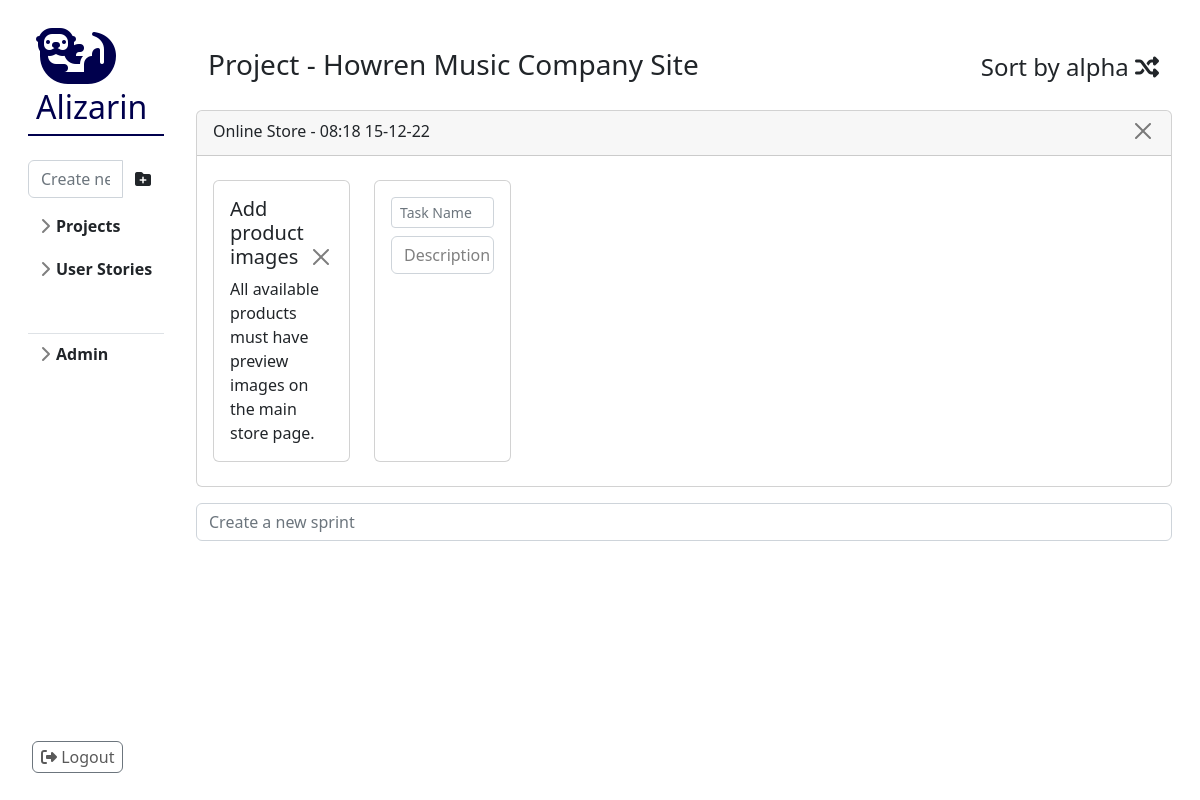
Screenshot of /project/1?sort=date (signed in) with the database file from the repository.
### src/model/project.py (models this page shows, shortened)
class Project(db.Model):
    __tablename__: str = "projects"
    project_id = db.Column(db.Integer, primary_key=True)
    name: str = db.Column(db.String(128))
    users = db.relationship('User', secondary='project_users', back_populates='projects')
    created_by_id = db.Column(db.Integer, db.ForeignKey("users.user_id"))
    created_by = db.relationship('User')
    sprints = db.relationship("Sprint", back_populates="project")
    stories = db.relationship("Story", back_populates="project")
    created_at: datetime = db.Column(DateTime, default=datetime.utcnow)

### src/model/sprint.py (models this page shows, shortened)
class Sprint(db.Model):
    __tablename__ = "sprints"
    sprint_id: int = db.Column(db.Integer, primary_key=True)
    name: str = db.Column(db.String(256))
    project_id = db.Column(db.Integer, db.ForeignKey("projects.project_id"))
    project = db.relationship("Project", back_populates="sprints")
    tasks = db.relationship("Task", back_populates="sprint")
    created_at: datetime = db.Column(DateTime, default=datetime.utcnow)

### src/model/task.py (models this page shows, shortened)
class Task(db.Model):
    task_id: int = db.Column(Integer, primary_key=True)
    name: str = db.Column(String(128))
    description: str = db.Column(String(512))
    sprint_id = db.Column(db.Integer, db.ForeignKey("sprints.sprint_id"))
    sprint = db.relationship("Sprint", back_populates="tasks")
    is_completed: bool = db.Column(db.Boolean())
    created_at: datetime = db.Column(DateTime, default=datetime.utcnow)
    __tablename__ = "tasks"

### app.py (the view)
@app.route('/project', methods=['POST', 'GET'])
@app.route('/project/<project_id>', methods=['POST', 'GET'])
def project(project_id=None):
    sort_fn = lambda sprint: sprint.name
    next_sort = 'date'
    reverse = False
    if 'sort' in request.args and request.args.get('sort') == 'date':
        sort_fn = lambda sprint: sprint.created_at
        reverse = True
        next_sort = 'alpha'
    if 'sort' in request.args and request.args.get('sort') == 'alpha':
        sort_fn = lambda sprint: sprint.name
        reverse = False
        next_sort = 'date'
    user = db.session.query(User).filter_by(user_id=session.get('user_id')).one()
    active_project = None
    is_owner = False
    if project_id is not None:
        active_project = db.session.query(Project).filter_by(project_id=project_id).one()
        active_project.sprints.sort(key=sort_fn, reverse=reverse)
        is_owner = (active_project.created_by.user_id == user.user_id)
    elif len(user.projects) != 0:
        return redirect(url_for('project', project_id=user.projects[0].project_id))
    project_form = ProjectForm()
    sprint_form = SprintForm()
    task_form = TaskForm()
    return render_template("app/project.html", next_sort=next_sort,
                           project_form=project_form,
                           sprint_form=sprint_form,
                           task_form=task_form,
                           projects=user.projects, active_project=active_project, is_owner=is_owner)

### src/form.py
class ProjectForm(FlaskForm):
    class Meta:
        csrf = False
    name = StringField('Project name', validators=[Length(1, 32)])
    submit = SubmitField('Create project')

class SprintForm(FlaskForm):
    class Meta:
        csrf = False
    name = StringField('Sprint name', validators=[Length(1, 32)])
    submit = SubmitField('Create sprint')

### app.py (called while the page is built)
@app.template_filter()
def strftime(value, fmt="%H:%M %d-%m-%y"):
    return value.strftime(fmt)

### templates/app/project.html (shortened to what this page needs)
{% extends 'app/layout/default.html' %}
{% block stylesheets %}
    <link rel="stylesheet" href="{{ url_for('static', filename='css/app/projects.css') }}">
{% endblock %}
{% block content %}
    {% if active_project is not none %}
        <div class="row m-3">
            <div class="col-12">
                <h3>Project - {{ active_project.name }}
                    <a href="{{ url_for('project', project_id=active_project.project_id, sort=next_sort) }}"
                       class="btn float-end mb-2 mt-0 p-0 fs-4"  role="button"
                       aria-label="Shuffle">Sort by {{ next_sort }}
                        <i class="fa-solid fa-shuffle"></i>
                    </a>
                </h3>
            </div>
        </div>
        {% for sprint in active_project.sprints %}
            <div class="card m-3">
                <div class="card-header">
                    {{ sprint.name }} - {{ sprint.created_at|strftime }}
                    <a href="{{ url_for('sprint_delete', project_id=active_project.project_id, sprint_id=sprint.sprint_id) }}"
                       class="btn btn-close float-end mb-1" role="button"
                       aria-label="Close"></a>
                </div>
                <div class="card-body">
                    <div class="row align-items-stretch">
                        {% for task in sprint.tasks %}
                            <div class="col-2 py-2">
                                <div class="card h-100">
                                    <div class="card-body">
                                        <h5 class="card-title">{{ task.name }}
                                            <a href="{{ url_for('task_delete', project_id=active_project.project_id, task_id=task.task_id) }}"
                                               class="btn btn-close float-end mb-1" role="button"
                                               aria-label="Close"></a>
                                        </h5>
                                        <p class="card-text">{{ task.description }}</p>
                                    </div>
                                </div>
                            </div>
                        {% endfor %}
                        <div class="col-2 py-2">
                            <div class="card h-100">
                                <div class="card-body">
                                    <form class="form-inline" id="task-add" name="taskadd"
                                          action="{{ url_for("task_add", project_id=active_project.project_id, sprint_id=sprint.sprint_id) }}"
                                          method=post>
                                        <h5 class="card-title">
                                            {{ task_form.name(class_="form-control form-control-sm", placeholder_="Task Name") }}
                                        </h5>
                                        <div class="card-text">
                                            <div id="editable-description" contenteditable="true"
                                                 class="form-control d-inline-block"
                                                 aria-multiline="true" placeholder="Description"></div>
                                        </div>
                                    </form>
                                </div>
                            </div>
                        </div>
                    </div>
                </div>
            </div>
        {% endfor %}
        <div class="row m-3">
            <div class="w-100 p-0 m-0">
                <form id="sprint-add" name="sprintadd"
                      action="{{ url_for("sprint_add", project_id=active_project.project_id) }}" method=post>
                    {{ sprint_form.name(class_="form-control", placeholder_="Create a new sprint") }}
                </form>
            </div>
        </div>
    {% endif %}
{% endblock %}

### static/css/app/layout/default.css (style rules this page uses)
* { padding: 0; margin: 0; }

### static/css/app/projects.css (style rules this page uses)
[contenteditable][placeholder]:empty:before { white-space: pre; content: attr(placeholder); position: absolute; color: gray; background-color: transparent; }

### rows the page displays
Project: name "Howren Music Company Site"
Sprint: name "Online Store", created_at|strftime "08:18 15-12-22"
Task: name "Add product images", description "All available products must have preview images on the main store page."

### other values shown
{{ next_sort }} "alpha"
